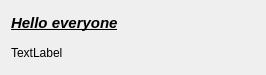
<?xml version="1.0" encoding="UTF-8"?>
<ui version="4.0">
 <class>Dialog</class>
 <widget class="QDialog" name="Dialog">
  <property name="geometry">
   <rect>
    <x>0</x>
    <y>0</y>
    <width>266</width>
    <height>75</height>
   </rect>
  </property>
  <property name="windowTitle">
   <string>Dialog</string>
  </property>
  <layout class="QVBoxLayout" name="verticalLayout">
   <item>
    <widget class="QLabel" name="label">
     <property name="focusPolicy">
      <enum>Qt::StrongFocus</enum>
     </property>
     <property name="text">
      <string>&lt;!DOCTYPE HTML PUBLIC &quot;-//W3C//DTD HTML 4.0//EN&quot; &quot;http://www.w3.org/TR/REC-html40/strict.dtd&quot;&gt;
&lt;html&gt;&lt;head&gt;&lt;meta name=&quot;qrichtext&quot; content=&quot;1&quot; /&gt;&lt;style type=&quot;text/css&quot;&gt;
p, li { white-space: pre-wrap; }
&lt;/style&gt;&lt;/head&gt;&lt;body style=&quot; font-family:'Ubuntu'; font-size:11pt; font-weight:400; font-style:normal;&quot;&gt;
&lt;p style=&quot; margin-top:12px; margin-bottom:12px; margin-left:0px; margin-right:0px; -qt-block-indent:0; text-indent:0px;&quot;&gt;&lt;span style=&quot; font-weight:600; font-style:italic; text-decoration: underline;&quot;&gt;Hello everyone&lt;/span&gt;&lt;/p&gt;&lt;/body&gt;&lt;/html&gt;</string>
     </property>
    </widget>
   </item>
   <item>
    <widget class="QLabel" name="label2">
     <property name="text">
      <string>TextLabel</string>
     </property>
    </widget>
   </item>
  </layout>
 </widget>
 <resources/>
 <connections/>
</ui>
